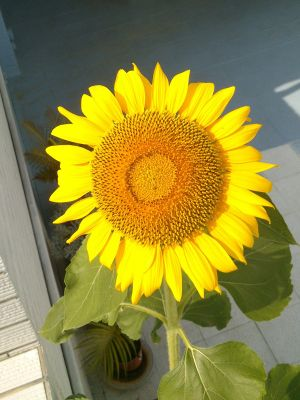
#> input picture img/general/sunflower.jpg, 300 x 400 px, found by its file name
$ python grabcut.py
#> lines starting #> are read from the running program, lines starting #| are printed output that depends on the picture
from matplotlib import pyplot as plt
import numpy as np
import cv2

img = cv2.imread('sunflower.jpg')
#> img is the input picture: shape (400, 300, 3); mean B, G, R 61.3, 134.6, 143.3
mask = np.zeros(img.shape[:2],np.uint8)
bgdModel = np.zeros((1,65),np.float64)
fgdModel = np.zeros((1,65),np.float64)
rect = (50,50,450,290)
cv2.grabCut(img,mask,rect,bgdModel,fgdModel,5,cv2.GC_INIT_WITH_RECT)
mask2 = np.where((mask==2)|(mask==0),0,1).astype('uint8')
img = img*mask2[:,:,np.newaxis]
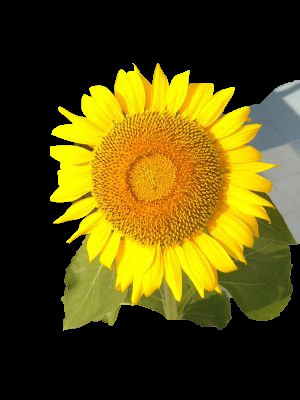
#> img: shape (400, 300, 3); mean B, G, R 13.7, 75.7, 87.4
plt.imshow(img),plt.colorbar(),plt.show()
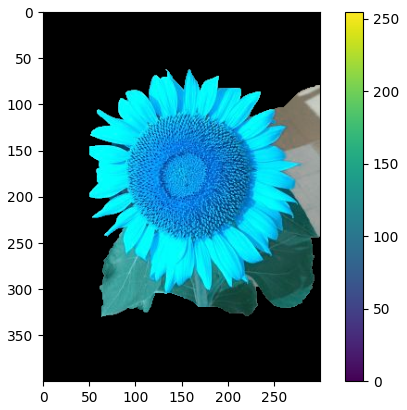
#> figure drawn by matplotlib, 2 panels; B, G, R data is drawn as R, G, B

$ run again, with img/general/expe4.jpg copied over img/general/sunflower.jpg
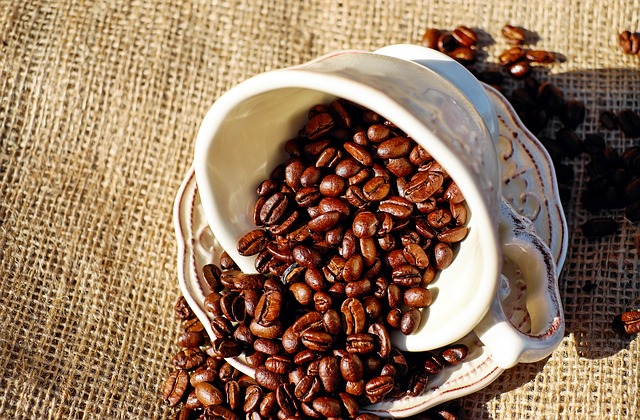
#> input picture img/general/expe4.jpg, 640 x 420 px, found by its file name
#> img is the input picture: shape (420, 640, 3); mean B, G, R 92.7, 117.3, 146.9
#> `img = img*mask2[:,:,np.newaxis]`:
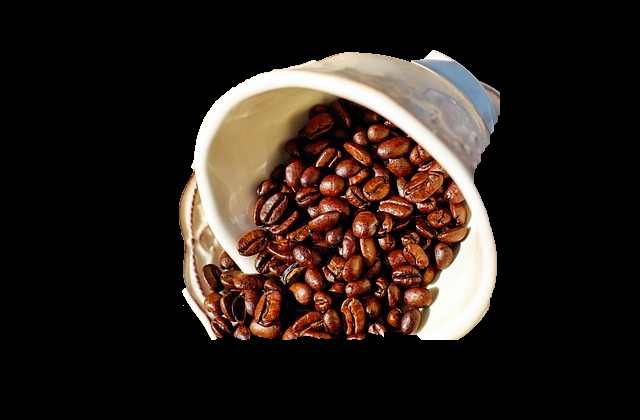
#> img: shape (420, 640, 3); mean B, G, R 27.5, 32.8, 43.2
#> `plt.imshow(img),plt.colorbar(),plt.show()`:
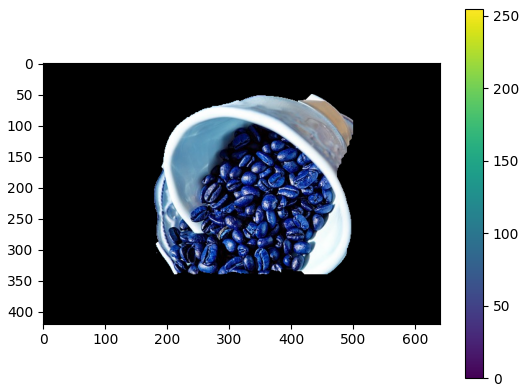
#> figure drawn by matplotlib, 2 panels; B, G, R data is drawn as R, G, B
